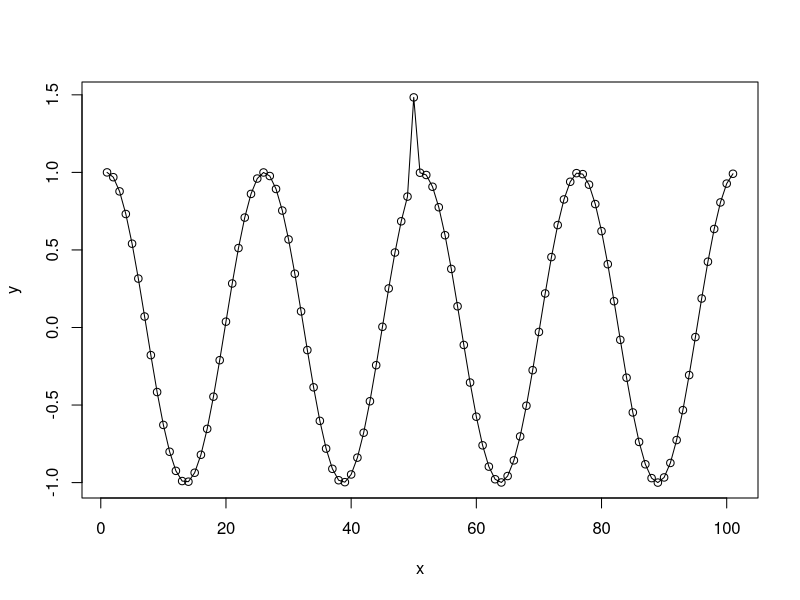
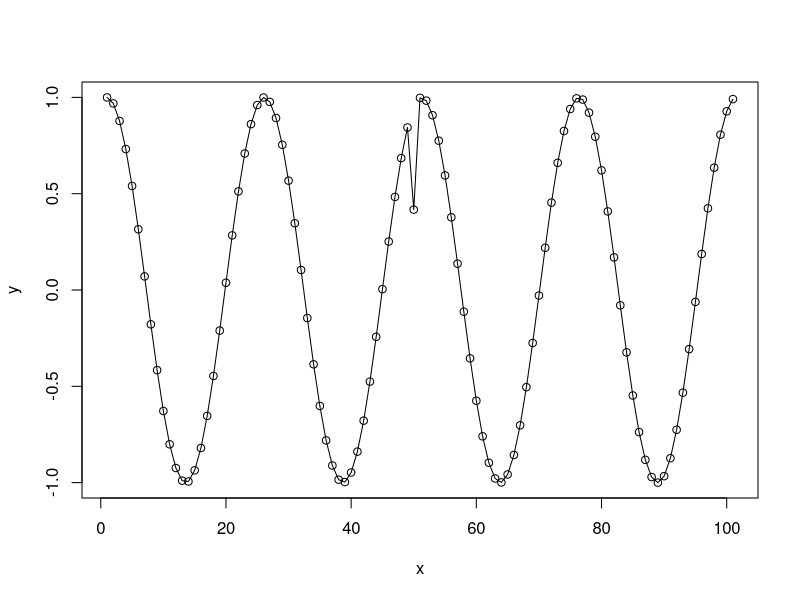
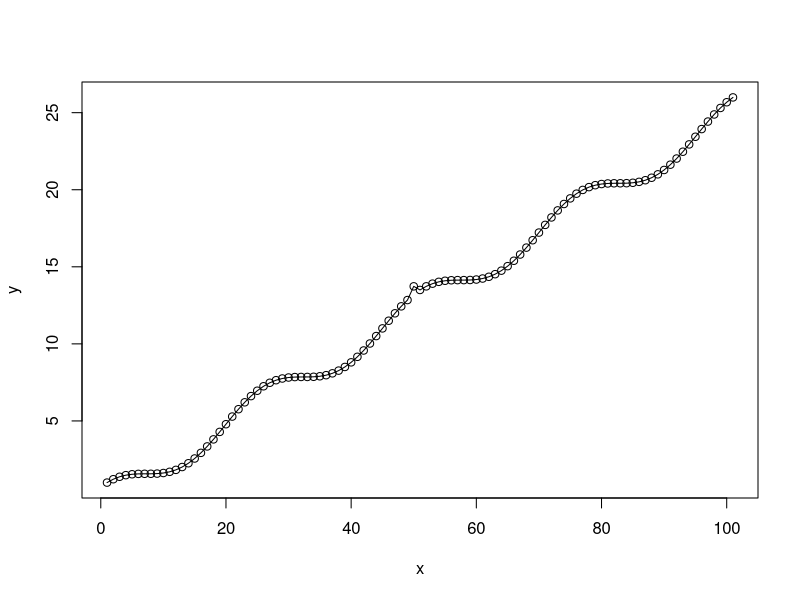
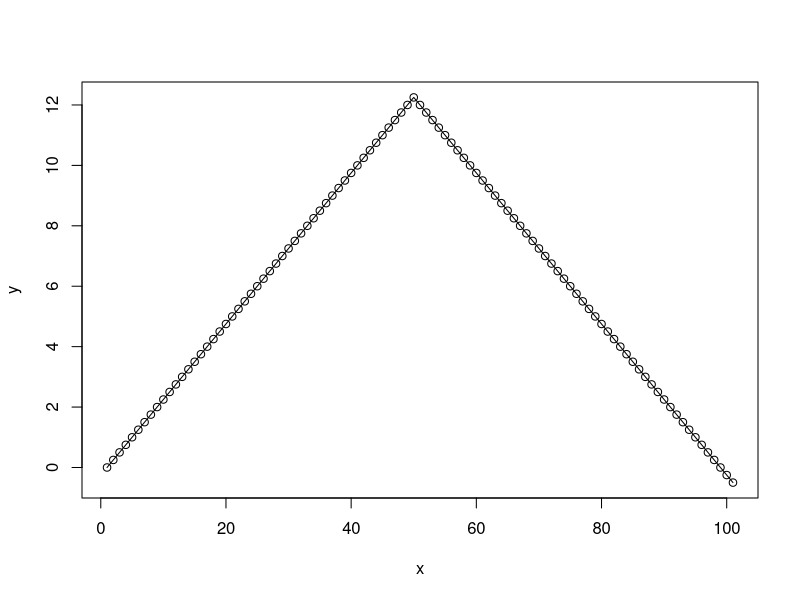
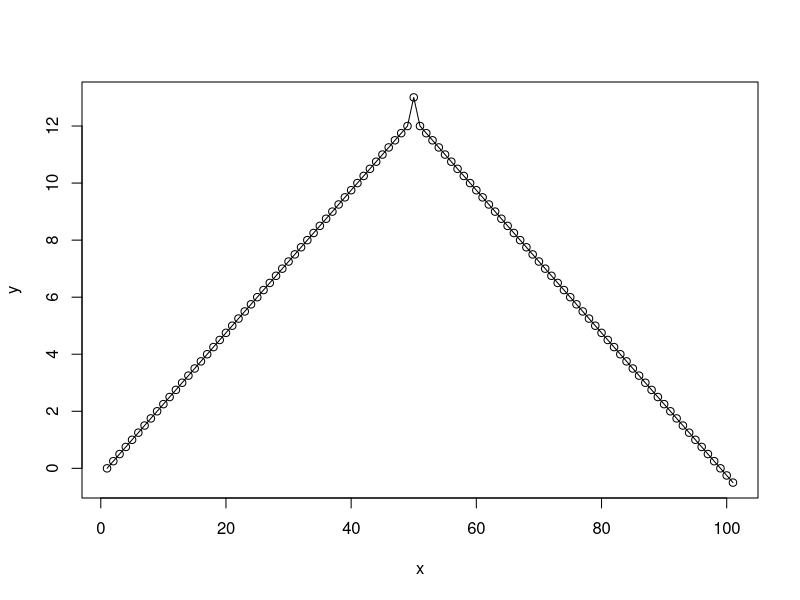
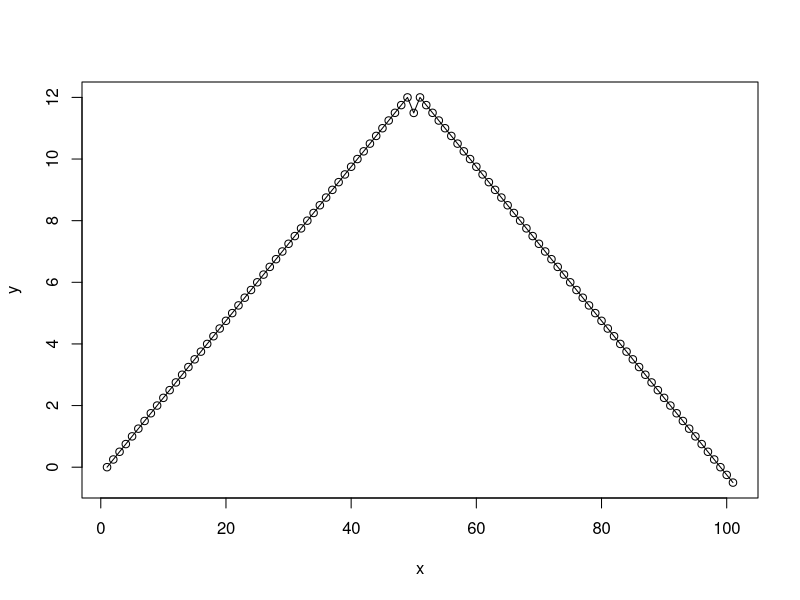
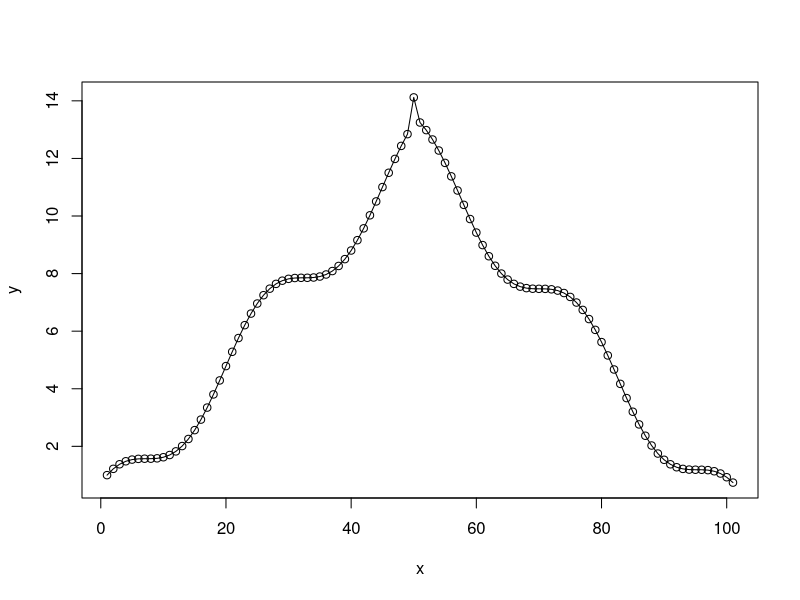
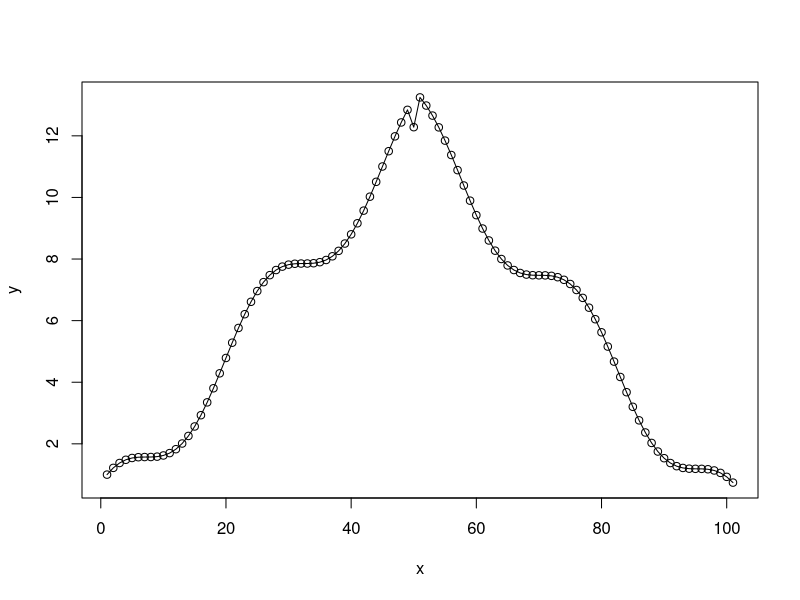

The R source for these figures, in order: (Note: this script raises an error after producing the figures.)

gen_data <- function() {
  require(tseries)
  require(forecast)

  har_examples <- list()

  { # time series 1
    i <- seq(0, 25, 0.25)
    x <- cos(i)
    event <- rep(FALSE, length(x))

    event[50] <- TRUE
    x[50] <- x[50] + 3*sd(x[1:(length(x)-1)]-x[2:length(x)])

    har_examples[[length(har_examples)+1]] <- data.frame(serie = x, event = event)
  }

  { # time series 2
    i <- seq(0, 25, 0.25)
    x <- cos(i)
    event <- rep(FALSE, length(x))

    event[50] <- TRUE
    x[50] <- x[50] - 3*sd(x[1:(length(x)-1)]-x[2:length(x)])

    har_examples[[length(har_examples)+1]] <- data.frame(serie = x, event = event)
  }

  { # time series 3
    i <- seq(0, 25, 0.25)
    x <- cos(i)+i
    event <- rep(FALSE, length(x))

    event[50] <- TRUE
    x[50] <- x[50] + 3*sd(x[1:(length(x)-1)]-x[2:length(x)])

    har_examples[[length(har_examples)+1]] <- data.frame(serie = x, event = event)
  }

  { # time series 4
    i <- seq(0, 25, 0.25)
    x <- i
    event <- rep(FALSE, length(x))

    x[51:101] <- max(x[51:99]) - x[51:101]
    event[50] <- TRUE

    har_examples[[length(har_examples)+1]] <- data.frame(serie = x, event = event)
  }

  { # time series 5
    i <- seq(0, 25, 0.25)
    x <- i
    x[51:101] <- max(x[51:99]) - x[51:101]
    event <- rep(FALSE, length(x))

    event[50] <- TRUE
    x[50] <- x[50] + 3*sd(x[1:(length(x)-1)]-x[2:length(x)])

    har_examples[[length(har_examples)+1]] <- data.frame(serie = x, event = event)
  }

  { # time series 6
    i <- seq(0, 25, 0.25)
    x <- i
    x[51:101] <- max(x[51:99]) - x[51:101]
    event <- rep(FALSE, length(x))

    event[50] <- TRUE
    x[50] <- x[50] - 3*sd(x[1:(length(x)-1)]-x[2:length(x)])

    har_examples[[length(har_examples)+1]] <- data.frame(serie = x, event = event)
  }

  { # time series 7
    i <- seq(0, 25, 0.25)
    x <- cos(i)
    xt <- i
    xt[51:101] <- max(xt[52:100]) - xt[51:101]
    x <- x + xt

    event <- rep(FALSE, length(x))

    event[50] <- TRUE
    x[50] <- x[50] + 3*sd(x[1:(length(x)-1)]-x[2:length(x)])

    har_examples[[length(har_examples)+1]] <- data.frame(serie = x, event = event)
  }


  { # time series 8
    i <- seq(0, 25, 0.25)
    x <- cos(i)
    xt <- i
    xt[51:101] <- max(xt[52:100]) - xt[51:101]
    x <- x + xt

    event <- rep(FALSE, length(x))

    event[50] <- TRUE
    x[50] <- x[50] - 3*sd(x[1:(length(x)-1)]-x[2:length(x)])

    har_examples[[length(har_examples)+1]] <- data.frame(serie = x, event = event)
  }

  nonstationarity_sym <- function(ts.len,ts.mean,ts.var) {
    #x variable (time)
    t <- c(1:ts.len)

    #stationary time series
    set.seed(1234)
    sta <- arima.sim(model=list(ar=0.5), n=ts.len, mean=ts.mean, sd=sqrt(ts.var)) #AR(1)

    #trend-stationary time series
    trend <- 0.04*t
    tsta <- sta + trend

    #level-stationary time series
    increase.level <- 5
    level <- c(rep(ts.mean,ts.len/2),rep(ts.mean+increase.level,ts.len/2))
    lsta <- sta + level

    #heteroscedastic time series (nonstationary in variance)
    increase.var <- 2
    var.level <- c(rep(1,ts.len/2),rep(increase.var,ts.len/2))
    hsta <- sta * var.level

    #difference-stationarity (unit root) (stationary around a stochastic trend)
    set.seed(123)
    dsta <- cumsum(rnorm(ts.len, mean=ts.mean, sd=sqrt(ts.var)))

    return(c(sta,tsta,lsta,hsta,dsta))
  }

  { # time series 9
    x <- nonstationarity_sym(ts.len=200,ts.mean=0,ts.var=1)
    i <- 1:length(x)

    event <- rep(FALSE, length(x))
    event[c(200,400,500,600,700,800)] <- TRUE

    har_examples[[length(har_examples)+1]] <- data.frame(serie = x, event = event)
  }

  { # time series 10
    i <- seq(0, 25, 0.25)
    x <- cos(i)
    event <- rep(FALSE, length(x))

    event[30] <- TRUE
    x[30] <- x[30] + 3*sd(x[1:(length(x)-1)]-x[2:length(x)])

    event[50] <- TRUE
    x[50] <- x[50] + 3*sd(x[1:(length(x)-1)]-x[2:length(x)])

    event[70] <- TRUE
    x[70] <- x[70] + 3*sd(x[1:(length(x)-1)]-x[2:length(x)])

    har_examples[[length(har_examples)+1]] <- data.frame(serie = x, event = event)
  }

  sta <- function(ts.len,ts.mean,ts.var) {
    t <- c(1:ts.len)

    #stationary time series
    set.seed(1234)
    sta <- arima.sim(model=list(ar=0.5), n=ts.len, mean=ts.mean, sd=sqrt(ts.var)) #AR(1)

    return(sta)
  }

  { # time series 11
    x <- sta(ts.len=200,ts.mean=0,ts.var=1)
    i <- 1:length(x)

    event <- rep(FALSE, length(x))

    har_examples[[length(har_examples)+1]] <- data.frame(serie = x, event = event)
  }

  tsta <- function(ts.len,ts.mean,ts.var) {
    t <- c(1:ts.len)

    #stationary time series
    set.seed(1234)
    sta <- arima.sim(model=list(ar=0.5), n=ts.len, mean=ts.mean, sd=sqrt(ts.var)) #AR(1)

    #trend-stationary time series
    trend <- 0.04*t
    tsta <- sta + trend
    return(tsta)
  }

  { # time series 12
    x <- tsta(ts.len=200,ts.mean=0,ts.var=1)
    i <- 1:length(x)

    event <- rep(FALSE, length(x))

    har_examples[[length(har_examples)+1]] <- data.frame(serie = x, event = event)
  }

  lsta <- function(ts.len,ts.mean,ts.var) {
    t <- c(1:ts.len)

    #stationary time series
    set.seed(1234)
    sta <- arima.sim(model=list(ar=0.5), n=ts.len, mean=ts.mean, sd=sqrt(ts.var)) #AR(1)

    #level-stationary time series
    increase.level <- 5
    level <- c(rep(ts.mean,ts.len/2),rep(ts.mean+increase.level,ts.len/2))
    lsta <- sta + level
    return(lsta)
  }

  { # time series 13
    x <- lsta(ts.len=200,ts.mean=0,ts.var=1)
    i <- 1:length(x)

    event <- rep(FALSE, length(x))
    event[c(100)] <- TRUE

    har_examples[[length(har_examples)+1]] <- data.frame(serie = x, event = event)
  }

  hsta <- function(ts.len,ts.mean,ts.var) {
    t <- c(1:ts.len)

    #stationary time series
    set.seed(1234)
    sta <- arima.sim(model=list(ar=0.5), n=ts.len, mean=ts.mean, sd=sqrt(ts.var)) #AR(1)

    #heteroscedastic time series (nonstationary in variance)
    increase.var <- 2
    var.level <- c(rep(1,ts.len/2),rep(increase.var,ts.len/2))
    hsta <- sta * var.level

    return(hsta)
  }

  { # time series 14
    x <- hsta(ts.len=200,ts.mean=0,ts.var=1)
    i <- 1:length(x)

    event <- rep(FALSE, length(x))
    event[c(100)] <- TRUE

    har_examples[[length(har_examples)+1]] <- data.frame(serie = x, event = event)
  }

  { # time series 15
    i <- seq(0, 25, 0.25)
    x <- cos(i)+i/10
    sdr <- sd(x[1:(length(x)-1)]-x[2:length(x)])
    event <- rep(FALSE, length(x))

    event[25] <- TRUE
    x[25] <- x[25] + 0.5*sdr
    x[26] <- x[26] + 0.25*sdr
    x[27] <- x[27] + 0.5*sdr

    event[50] <- TRUE
    x[50] <- x[25]
    x[51] <- x[26]
    x[52] <- x[27]

    event[75] <- TRUE
    x[75] <- x[25]
    x[76] <- x[26]
    x[77] <- x[27]

    har_examples[[length(har_examples)+1]] <- data.frame(serie = x, event = event)
  }

  { # time series 16
    i <- seq(0, 25, 0.25)
    x <- cos(i)
    event <- rep(FALSE, length(x))

    event[50] <- TRUE
    desv <- 3*sd(x[1:(length(x)-1)]-x[2:length(x)])
    x[50:52] <- x[50:52] + desv

    har_examples[[length(har_examples)+1]] <- data.frame(serie = x, event = event)
  }

  { # time series 16
    i <- seq(0, 25, 0.25)
    x <- cos(i)
    event <- rep(FALSE, length(x))

    desv <- 3*sd(x[1:(length(x)-1)]-x[2:length(x)])
    x[12] <- x[12] - desv
    x[24] <- x[24] + desv
    x[38] <- x[38] - desv
    x[50] <- x[50] + desv
    x[64] <- x[64] - desv
    x[76] <- x[76] + desv
    x[85] <- x[85] - desv
    x[97] <- x[97] + desv
    event[c(12,24,38,50,64,76,85,97)] <- TRUE

    har_examples[[length(har_examples)+1]] <- data.frame(serie = x, event = event)
  }



  return(har_examples)
}


plot_examples <- function(har_examples) {
  for (i in 1:length(har_examples)) {
    data <- har_examples[[i]]
    y <- data$serie
    x <- 1:length(y)
    plot(x = x, y = y)
    lines(x = x, y = y)
  }
}


save_examples <- function(har_examples) {
  save(har_examples, file="./data/har_examples.RData", compress = TRUE)
}


har_examples <- gen_data()
plot_examples(har_examples)
save_examples(har_examples)

